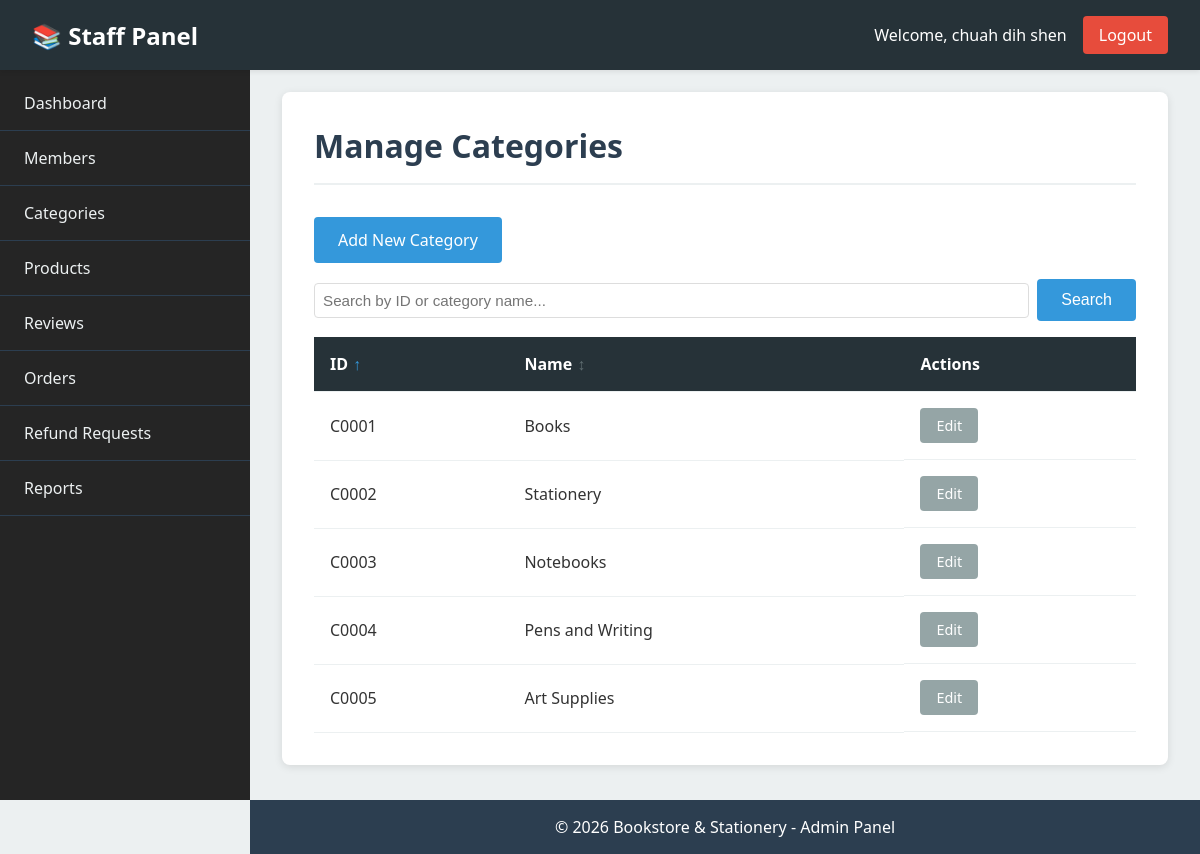
Screenshot of /admin/category/list.php (signed in) with the database file from the repository.
### tables this page shows
CREATE TABLE `product_category` (
  `category_id` varchar(10) NOT NULL,
  `category_name` varchar(100) NOT NULL
);

### admin/category/list.php (the view, shortened to what this page needs)
<?php
require_once __DIR__ . '/../../includes/_admin_head.php';
require_once __DIR__ . '/../../includes/_admin_header.php';
require_once __DIR__ . '/../../includes/_admin_sidebar.php';
$sortColumn = $_GET['sort'] ?? 'category_id';
$sortOrder = $_GET['order'] ?? 'ASC';
$search = isset($_GET['search']) ? trim($_GET['search']) : '';
$page = isset($_GET['page']) ? max(1, (int)$_GET['page']) : 1;
$perPage = 10;
$offset = ($page - 1) * $perPage;
$sortOrder = strtoupper($sortOrder) === 'DESC' ? 'DESC' : 'ASC';
$nextOrder = $sortOrder === 'ASC' ? 'DESC' : 'ASC';
try {
    $whereClause = '';
    $searchParams = [];
    $stmt = $pdo->prepare("SELECT * FROM product_category $whereClause ORDER BY $sortColumn $sortOrder LIMIT $perPage OFFSET $offset");
    $stmt->execute($searchParams);
    $categories = $stmt->fetchAll();
} catch (PDOException $e) {
    $categories = [];
    $error = 'Unable to load categories.';
}
?>
<div class="admin-main">
    <div class="admin-content">
        <h1 class="admin-page-title">Manage Categories</h1>
        <div style="margin-bottom: 1rem;">
            <div style="display: flex; justify-content: space-between; align-items: center; margin-bottom: 1rem;">
                <a href="/admin/category/add.php" class="btn btn-primary">Add New Category</a>
            </div>
            <form method="GET" action="/admin/category/list.php" style="display: flex; gap: 0.5rem; align-items: center; margin-bottom: 1rem;">
                <input type="text"
                       name="search"
                       value="<?php echo htmlspecialchars($search); ?>"
                       placeholder="Search by ID or category name..."
                       style="flex: 1; padding: 0.5rem; border: 1px solid #ddd; border-radius: 4px; font-size: 0.95rem;">
                <button type="submit" class="btn btn-primary">Search</button>
            </form>
        </div>
        <?php if (empty($categories)): ?>
            <p>No categories found.</p>
        <?php else: ?>
            <table class="admin-table">
                <thead>
                    <tr>
                        <th style="cursor: pointer;">
                            <a href="?sort=category_id&order=<?php echo $sortColumn === 'category_id' ? $nextOrder : 'ASC'; ?>"
                               style="text-decoration: none; color: inherit; display: flex; align-items: center; gap: 5px; width: 100%;">
                                ID
                                <?php if ($sortColumn === 'category_id'): ?>
                                    <span style="color: #3498db; font-weight: bold;">
                                        <?php echo $sortOrder === 'ASC' ? '↑' : '↓'; ?>
                                    </span>
                                <?php else: ?>
                                    <span style="color: #95a5a6; opacity: 0.5;">↕</span>
                                <?php endif; ?>
                            </a>
                        </th>
                        <th style="cursor: pointer;">
                            <a href="?sort=category_name&order=<?php echo $sortColumn === 'category_name' ? $nextOrder : 'ASC'; ?>"
                               style="text-decoration: none; color: inherit; display: flex; align-items: center; gap: 5px; width: 100%;">
                                Name
                                <?php if ($sortColumn === 'category_name'): ?>
                                    <span style="color: #3498db; font-weight: bold;">
                                        <?php echo $sortOrder === 'ASC' ? '↑' : '↓'; ?>
                                    </span>
                                <?php else: ?>
                                    <span style="color: #95a5a6; opacity: 0.5;">↕</span>
                                <?php endif; ?>
                            </a>
                        </th>
                        <th>Actions</th>
                    </tr>
                </thead>
                <tbody>
                    <?php foreach ($categories as $category): ?>
                        <tr>
                            <td><?php echo $category['category_id']; ?></td>
                            <td><?php echo htmlspecialchars($category['category_name']); ?></td>
                            <td class="action-buttons">
                                <?php
                                $pageParam = $page > 1 ? '&page=' . $page : '';
                                $sortParams = '';
                                $searchParam = !empty($search) ? '&search=' . urlencode($search) : '';
                                $returnParams = $pageParam . $sortParams . $searchParam;
                                ?>
                                <a href="/admin/category/edit.php?id=<?php echo $category['category_id']; ?><?php echo $returnParams; ?>" class="btn btn-sm btn-secondary">Edit</a>
                            </td>
                        </tr>
                    <?php endforeach; ?>
                </tbody>
            </table>
        <?php endif; ?>
    </div>
</div>
<?php require_once __DIR__ . '/../../includes/_admin_footer.php'; ?>

### assets/css/admin.css (style rules this page uses)
* { margin: 0; padding: 0; box-sizing: border-box; }
body.admin-body { font-family: 'Segoe UI', Tahoma, Geneva, Verdana, sans-serif; background-color: #ecf0f1; color: #333; }
.admin-main { margin-left: 250px; margin-top: 60px; padding: 2rem; min-height: calc(100vh - 60px); }
.admin-content { background: white; padding: 2rem; border-radius: 8px; box-shadow: 0 2px 8px rgba(0,0,0,0.1); overflow: visible; overflow-x: auto; }
.admin-page-title { font-size: 2rem; color: #2c3e50; margin-bottom: 2rem; padding-bottom: 1rem; border-bottom: 2px solid #ecf0f1; }
.admin-table { width: 100%; border-collapse: collapse; margin-top: 1rem; }
.admin-table th, .admin-table td { padding: 1rem; text-align: left; border-bottom: 1px solid #ecf0f1; }
.admin-table th { background-color: #263238; color: white; font-weight: 600; }
.btn { display: inline-block; padding: 0.75rem 1.5rem; border: none; border-radius: 4px; cursor: pointer; text-decoration: none; font-size: 1rem; transition: background-color 0.3s; }
.btn-primary { background-color: #3498db; color: white; }
.btn-secondary { background-color: #95a5a6; color: white; }
.btn-sm { padding: 0.5rem 1rem; font-size: 0.9rem; }
.action-buttons { display: flex; gap: 0.5rem; }
.admin-table .btn { margin-right: 0.25rem; }

### rows the page displays
product_category: category_id "C0001", category_name "Books"
product_category: category_id "C0002", category_name "Stationery"
product_category: category_id "C0003", category_name "Notebooks"
product_category: category_id "C0004", category_name "Pens and Writing"
product_category: category_id "C0005", category_name "Art Supplies"

### other values shown
$panelLabel "Staff Panel"
$_SESSION['admin_name'] "chuah dih shen"
